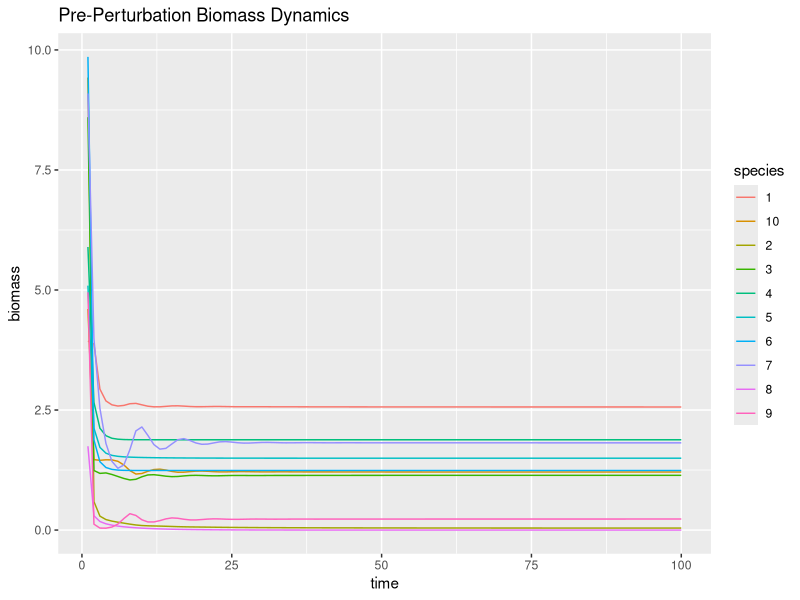
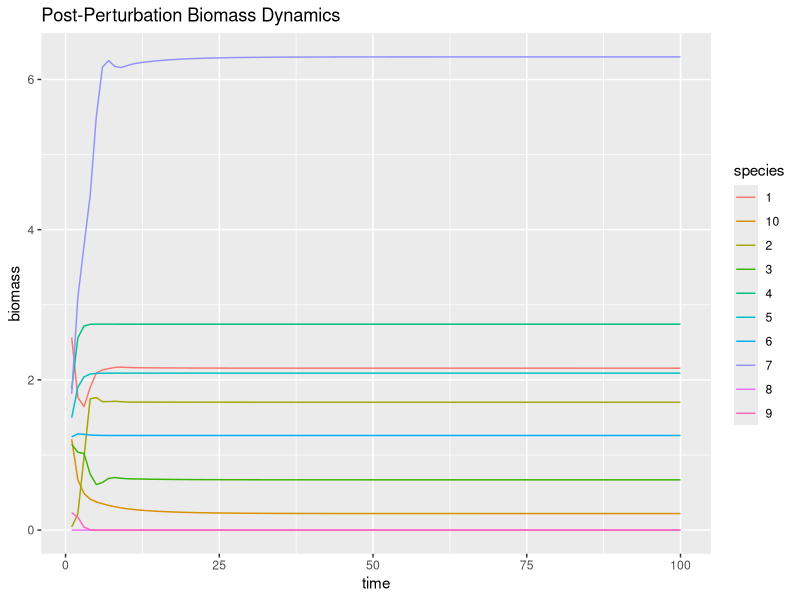

Write R code to recreate these figures, in order. (Note: this script raises an error after producing the figures.)
# Load necessary libraries
library(ggplot2)
library(deSolve)
library(Matrix)
library(dplyr)
library(tidyr)

# Define parameters for dynamic simulation
params <- list(
  S = 10, # number of species
  C = 0.2, # connectance of the food web
  aij_params = c(0, 0.5), # minimum and maximum interspecific effect of predation
  mu_delta_r = 0, # mean responses to perturbation
  sd_delta_r = 0.5, # sd of response to perturbation
  covMatrix_type = "positive", # type of covariance (mixed or all positive)
  sd_X = rep(1, 10), # standard deviations of responses for each species
  maxt = 100 # maximum time for dynamics
)

# Function to create a correlation matrix
createCorMat <- function(S, type){
  if (type == "positive"){
    cor <- runif((S*(S-1)/2), 0, 1)
  } else if (type == "mixed"){
    cor <- runif((S*(S-1)/2), -1, 1)
  } else {
    stop("type not defined")
  }
  corMat <- matrix(1, nrow = S, ncol = S)
  corMat[upper.tri(corMat)] <- cor
  corMat <- corMat * t(corMat)
  return(corMat)
}

# Function to simulate quantitative network
sim_quantitative_network <- function(Net_type, S, C, aij_params) {
  A <- matrix(0, S, S)
  n_pairs <- S * (S - 1) / 2
  B <- runif(n_pairs) <= C
  if (Net_type == "predator-prey") { 
    aij <- -abs(rnorm(n_pairs, aij_params[1], aij_params[2]))
    A[upper.tri(A)] <- B * aij
    A <- t(A)
    aij <- abs(rnorm(n_pairs, aij_params[1], aij_params[2]))
    A[upper.tri(A)] <- B * aij
  } 
  diag(A) <- -runif(S, min = 0, max = 1)
  while(max(Re(eigen(A)$values)) > 0){
    diag(A) <- -runif(S, min = 0, max = 1)
  }
  return(A)
}

# Function to simulate dynamics
fw.model <- function(t, B, params) {
  with(as.list(c(B, params)), {
    B[B < 10^-8] <- 0 
    B[B < 0] <- 0 # Prevent negative biomass
    dBdt <- (params$r + params$A %*% B) * B
    
    list(dBdt)
  })
}

simulate_dynamics_c <- function(params, model, init_biomass = runif(params$S, min = 1, max = 10)) {
  init_biomass <- as.numeric(init_biomass)
  times <- seq(from = 1, to = params$maxt)
  out <- deSolve::ode(
    y = init_biomass,
    times = times,
    func = fw.model,
    parms = params
  ) %>% as.data.frame()
  return(out)
}

# Function to simulate response
simulate_response <- function(S, C, aij_params, mu_delta_r, sd_delta_r, covMatrix_type, sd_X, maxt){
  corMat <- createCorMat(S, covMatrix_type)
  covMat <- as.matrix(Matrix::nearPD(sd_X %*% t(sd_X) * corMat)$mat)
  A <- sim_quantitative_network("predator-prey", S = S, C = C, aij_params = aij_params)
  
  # Simulate pre-perturbation equilibrium
  dyn_params <- list(A = A, r = rep(1, S), S = S, maxt = maxt) 
  pre_perturb <- simulate_dynamics_c(dyn_params, fw.model)
  equilibrium_pre <- as.numeric(pre_perturb[nrow(pre_perturb), -1])
  
  # Calculate response to perturbation
  delta_r <- MASS::mvrnorm(n = 1, mu = rnorm(S, mu_delta_r, sd_delta_r), Sigma = covMat, empirical = FALSE)
  dyn_params$r <- dyn_params$r + delta_r 
  
  # Simulate post-perturbation equilibrium
  post_perturb <- simulate_dynamics_c(dyn_params, fw.model, init_biomass = equilibrium_pre)
  equilibrium_post <- as.numeric(post_perturb[nrow(post_perturb), -1])
  
  df <- data.frame(species = paste0("sp", c(1:S)), X_pre = equilibrium_pre, X_post = equilibrium_post)
  return(list(df = df, pre_perturb = pre_perturb, post_perturb = post_perturb, Sigma = covMat))
}




########################################################## DEMONSTRATION

# Run the simulation for demonstration
result <- simulate_response(params$S, params$C, params$aij_params, params$mu_delta_r, params$sd_delta_r, params$covMatrix_type, params$sd_X, params$maxt)





# Plot species biomass dynamics
pre_perturb_long <- result$pre_perturb %>%
  pivot_longer(-time, names_to = "species", values_to = "biomass")

post_perturb_long <- result$post_perturb %>%
  pivot_longer(-time, names_to = "species", values_to = "biomass")

p1 <- ggplot(pre_perturb_long, aes(x = time, y = biomass, color = species)) +
  geom_line() +
  ggtitle("Pre-Perturbation Biomass Dynamics")

p2 <- ggplot(post_perturb_long, aes(x = time, y = biomass, color = species)) +
  geom_line() +
  ggtitle("Post-Perturbation Biomass Dynamics")

print(p1)
print(p2)

# Plot the covariance matrix
p3 <- result$Sigma %>%
  as_tibble() %>%
  rownames_to_column("Var1") %>%
  pivot_longer(-Var1, names_to = "Var2", values_to = "value") %>%
  ggplot(aes(Var1, Var2)) +
  geom_tile(aes(fill = value)) +
  scale_fill_distiller(palette = "RdBu", direction = -1, limits = c(-1,1)*max(abs(result$Sigma))) +
  ggtitle("Covariance Matrix")

print(p3)


########################################################## SIMULATION

# Save necessary data to make these plots
out <- data.frame()

params$mu_delta_r <- 0
params$sd_delta_r <- 0.1
for (i in 1:100){
  X <- with(params, simulate_response(S, C, aij_params, mu_delta_r, sd_delta_r, covMatrix_type, sd_X, maxt)$df)
  out <- rbind(
    out,
    data.frame(covtype = "mixed", perturbation = "weak", sum_deltaX = sum(X$X_pre - X$X_post), sd_deltaX = sd(X$X_pre - X$X_post), X_pre = X$X_pre, X_post = X$X_post)
  )
}

params$mu_delta_r <- 0
params$sd_delta_r <- 0.5
for (i in 1:100){
  X <- with(params, simulate_response(S, C, aij_params, mu_delta_r, sd_delta_r, covMatrix_type, sd_X, maxt)$df)
  out <- rbind(
    out,
    data.frame(covtype = "mixed", perturbation = "strong", sum_deltaX = sum(X$X_pre - X$X_post), sd_deltaX = sd(X$X_pre - X$X_post), X_pre = X$X_pre, X_post = X$X_post)
  )
}

# Plot results of perturbation scenarios
p4 <- ggplot(out) +
  geom_boxplot(aes(x = covtype, y = sum_deltaX, fill = perturbation)) +
  lims(y = c(-100, 100)) +
  ggtitle("Sum of Biomass Changes Across Scenarios")

p5 <- ggplot(out) +
  geom_boxplot(aes(x = covtype, y = sd_deltaX, fill = perturbation)) +
  lims(y = c(0, 25)) +
  ggtitle("Standard Deviation of Biomass Changes Across Scenarios")

# Display scenario plots
print(p4)
print(p5)


########################################
